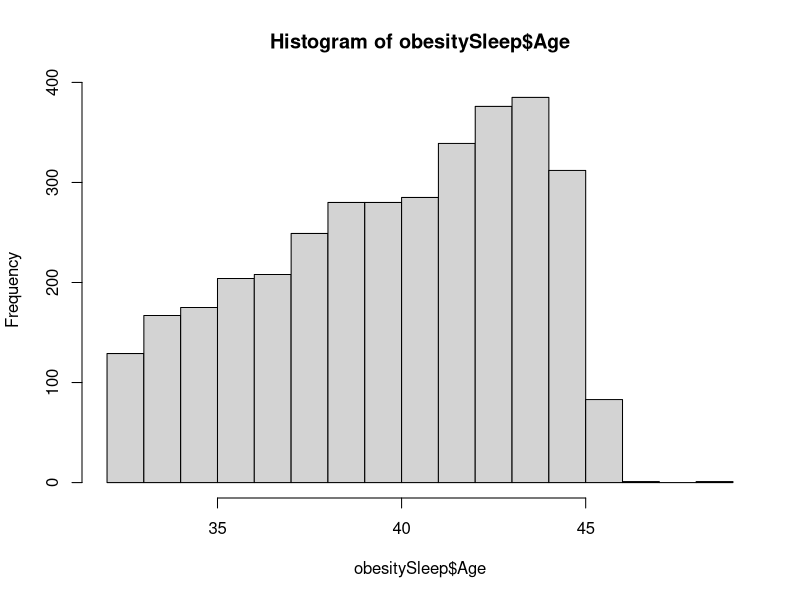
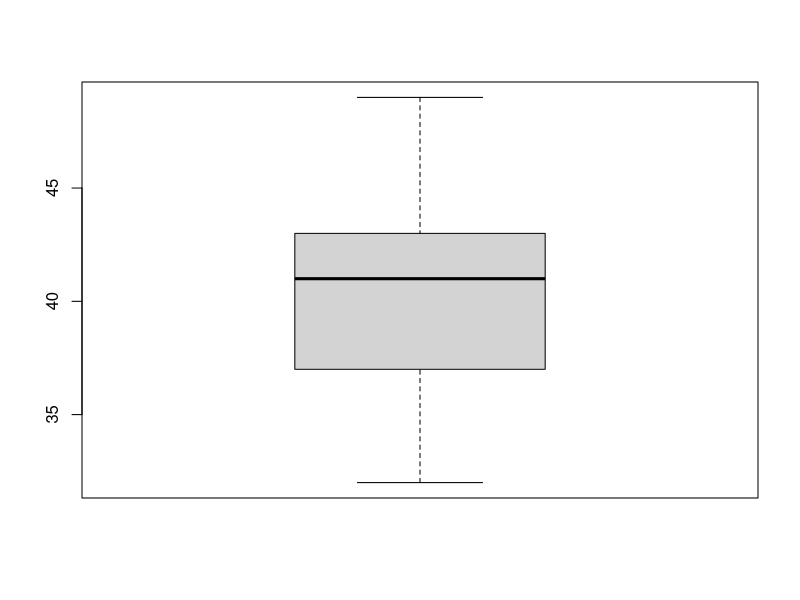
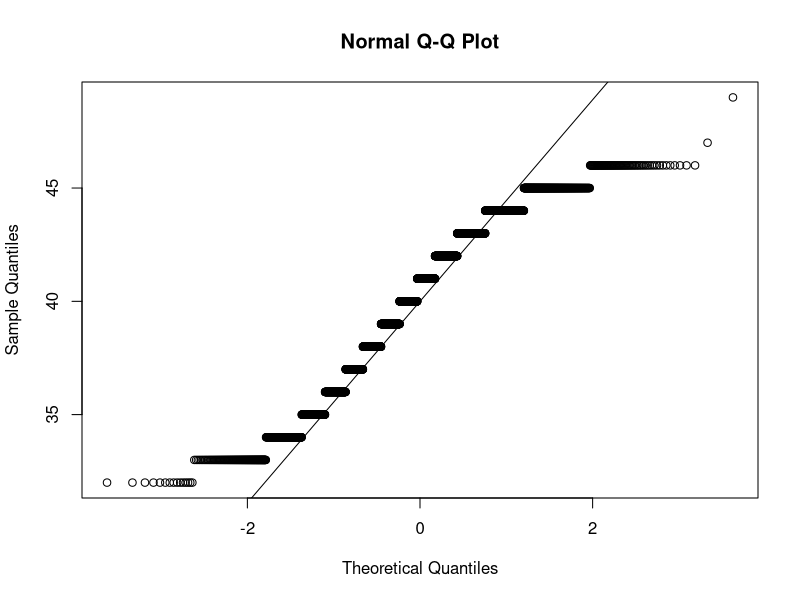
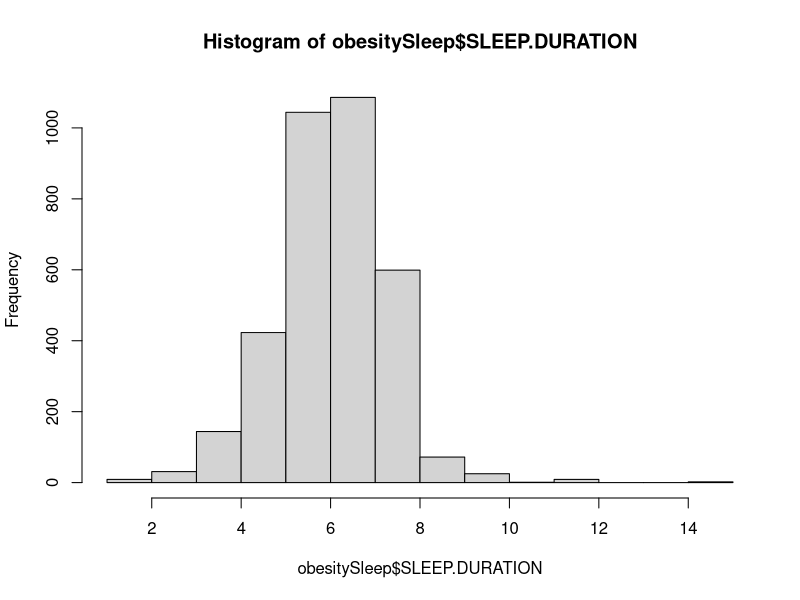
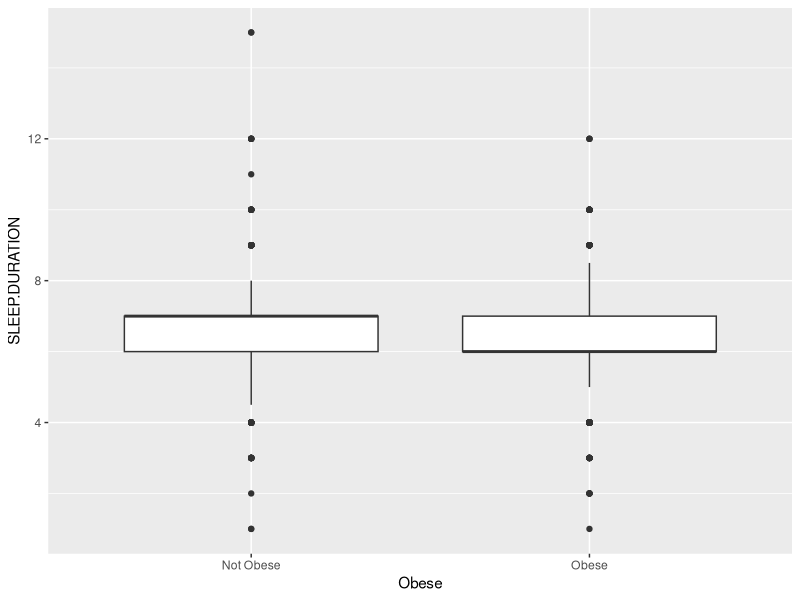
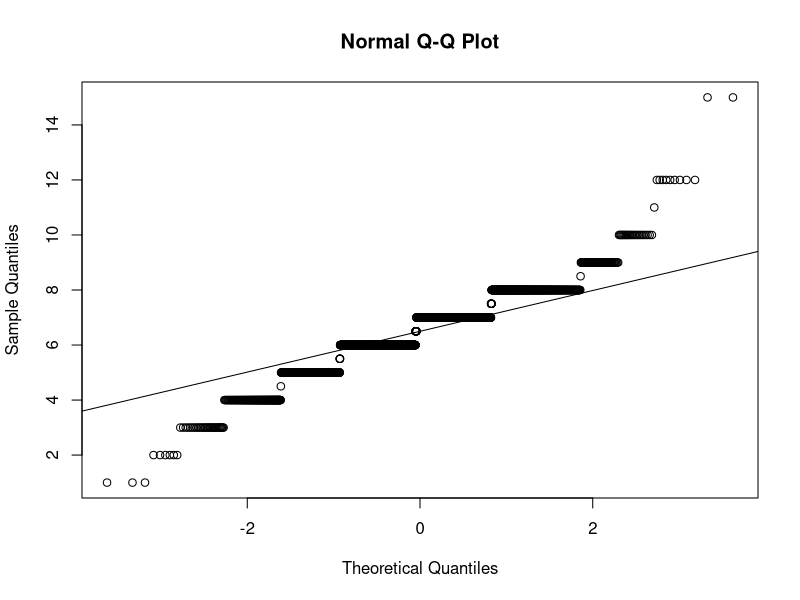

R code for these plots, in order:
library(ggplot2)

obesitySleep <- read.table("Obesity_Sleep.csv", sep=",", header=T)

##### Descriptive Stats for entire data set/sample
##### and by Obesity BMI categories

#AGE: in years
#RACE: 
#      0 = black not hispanic
#      1 = white not hispanic
#SLEEP QUALITY RATING:
#      1 = BAD
#      2 = OK
#      3 = GOOD
#SLEEP DURATION: average hours of sleep per day over the last month
#OBESITY:
#      0 = Not obese; BMI of 29.9 or less
#      1 = Obese; BMI >= 30.0

frequencyDistribution= function(dataSet, ascending=F)
{
  row.counts = table(dataSet)
  n = sum(row.counts)
  if (ascending) ord = order(-row.counts)
  else ord = 1:length(row.counts)
  data.frame(
    row.names = row.names(row.counts[ord]),
    Counts = as.vector(row.counts),
    Percents = 100*as.vector(row.counts[ord]/n),
    CumCount = cumsum(as.vector(row.counts[ord])),
    CumPercent = 100*cumsum(as.vector(row.counts[ord]))/n
  )
  
}


str(obesitySleep)

############################################ AGE ###############################
############################################ AGE ###############################
############################################ AGE ###############################
############################################ AGE ###############################


###### AGE ALONE ######## AGE ALONE ##############  AGE ALONE ##############

summary(obesitySleep[,c(2)])
sd(obesitySleep$Age)

#MODE OF AGE
tab <- table(obesitySleep$Age) # number of occurrences for each unique value
sort(tab, decreasing = TRUE) # sort highest to lowest

#Coefficient of Variation
sd(obesitySleep$Age, na.rm=TRUE) / mean(obesitySleep$Age, na.rm=TRUE)
#NORMALITY TESTS ON AGE
hist(obesitySleep$Age)
age.boxplot <- boxplot(obesitySleep$Age)
shapiro.test(obesitySleep$Age)
qqnorm(obesitySleep$Age)
qqline(obesitySleep$Age)

##### AGE BY OBESE CATEGORY #########
by(obesitySleep[,c(2)], obesitySleep$Obese, summary)
# NUMBER OF AGE VALUES BY OBESE CATEGORY ###
by(obesitySleep[,c(2)], obesitySleep$Obese, length)


#MODE OF AGE when Obese = NOT OBESE
tab <- table(obesitySleep$Age[obesitySleep$Obese=='Not Obese'])   # number of occurrences for each unique value
sort(tab, decreasing = TRUE) # sort highest to lowest

#MODE OF AGE when Obese = OBESE
tab <- table(obesitySleep$Age[obesitySleep$Obese=='Obese'])   # number of occurrences for each unique value
sort(tab, decreasing = TRUE) # sort highest to lowest


#SD/MEAN on AGE when Obese = NOT OBESE
with(obesitySleep, sd(Age[Obese=='Not Obese']))
with(obesitySleep, mean(Age[Obese=='Not Obese']))


#SD/MEAN on AGE when Obese =  OBESE
with(obesitySleep, sd(Age[Obese=='Obese']))
with(obesitySleep, mean(Age[Obese=='Obese']))


############################################ RACE ###############################
############################################ RACE ###############################
############################################ RACE ###############################
############################################ RACE ###############################

summary(obesitySleep[,c(4)])
prop.table(table(obesitySleep$Race))

by(obesitySleep[,c(4)], obesitySleep$Obese, summary)


raceTab <- table(obesitySleep$Race[obesitySleep$Obese=='Obese'])   
cbind(raceTab, prop.table(raceTab))

raceTab2 <- table(obesitySleep$Race[obesitySleep$Obese=='Not Obese']) 
cbind(raceTab2, prop.table(raceTab2))




############################################ SLEEP QUALITY ###############################
############################################ SLEEP QUALITY ###############################
############################################ SLEEP QUALITY ###############################
############################################ SLEEP QUALITY ###############################


summary(obesitySleep[,c(5)])
prop.table(table(obesitySleep$SLEEP.QUALITY.RATING))
by(obesitySleep[,c(5)], obesitySleep$SLEEP.QUALITY.RATING, summary)


sleepTab <- table(obesitySleep$SLEEP.QUALITY.RATING[obesitySleep$Obese=='Obese'])   
cbind(sleepTab, prop.table(sleepTab))

sleepTab2 <- table(obesitySleep$SLEEP.QUALITY.RATING[obesitySleep$Obese=='Not Obese']) 
cbind(sleepTab2, prop.table(sleepTab2))







by(obesitySleep[,c(2,4,5,6,11)], obesitySleep$Obese, summary)


summary(obesitySleep[,c(2,4,5,6,11)])

lapply(obesitySleep[,c(2,6)], sd, na.rm=TRUE)

lapply(obesitySleep[,c(2,6)], mean, na.rm=TRUE)
lapply(obesitySleep[,c(2,6)], IQR, na.rm=TRUE)


lapply(obesitySleep[,c(2,6)], sd, na.rm=TRUE)


# coefficient.of.variation.age <- sd(obesitySleep$Age, na.rm=TRUE) / mean(obesitySleep$Age, na.rm=TRUE)
# #NORMALITY TESTS ON AGE
# hist(obesitySleep$Age)
# age.boxplot <- boxplot(obesitySleep$Age)
# shapiro.test(obesitySleep$Age)
# qqnorm(obesitySleep$Age)
# qqline(obesitySleep$Age)





#MODE OF AGE
# tab <- table(obesitySleep$Age) # number of occurrences for each unique value
# sort(tab, decreasing = TRUE) # sort highest to lowest



coefficient.of.variation.sleepduration <- sd(obesitySleep$SLEEP.DURATION, na.rm=TRUE) / mean(obesitySleep$SLEEP.DURATION, na.rm=TRUE)
hist(obesitySleep$SLEEP.DURATION)

sleepdur.boxplot <- ggplot(obesitySleep) +
  aes(x = Obese, y = SLEEP.DURATION) +
  geom_boxplot()

sleepdur.boxplot

qqnorm(obesitySleep$SLEEP.DURATION)
# Draw the reference line:
qqline(obesitySleep$SLEEP.DURATION)













